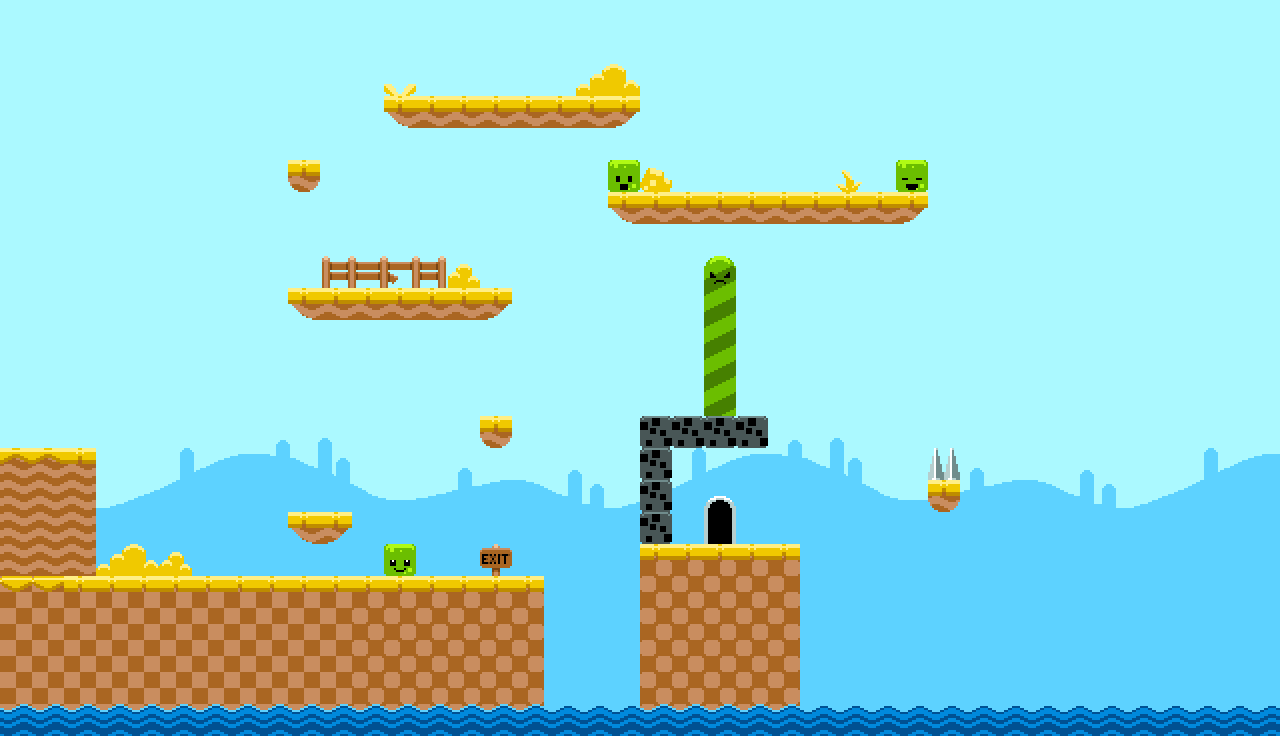

This game map was drawn from its Tiled (.tmx) file and the tilesets committed beside it. A one-line description and the trimmed map source follow:
An orthogonal 40x23 tile map with 32x32 px tiles, 4 tile layers (Background, Background2, Background3, Tile Layer 1) and 15 objects (4x box, 3x spike, 2x blob, 2x vert_platform, player_spawn, ...).

<map version="1.0" tiledversion="1.0.3" orientation="orthogonal" renderorder="right-down" width="40" height="23" tilewidth="32" tileheight="32" nextobjectid="30">
 <properties>
  <property name="water" type="bool" value="true" />
 </properties>
 <tileset firstgid="1" source="../tilesets/spritesheet.tsx" />
 <layer name="Background" width="40" height="23">
  <data>[920 cells, 876 non-empty, 128 distinct tile ids]</data>
 </layer>
 <layer name="Background2" width="40" height="23">
  <data>[920 cells, 189 non-empty, 21 distinct tile ids]</data>
 </layer>
 <layer name="Background3" width="40" height="23">
  <data>[920 cells, 22 non-empty, 1 distinct tile ids]</data>
 </layer>
 <layer name="Tile Layer 1" width="40" height="23">
  <properties>
   <property name="collidable" type="bool" value="true" />
  </properties>
  <data>[920 cells, 73 non-empty, 10 distinct tile ids]</data>
 </layer>
 <objectgroup name="Objects">
  <object id="1" name="blob" x="128" y="512" width="32" height="32" />
  <object id="3" name="player_spawn" x="0" y="384" width="32" height="32" />
  <object id="4" name="box" x="352" y="224" width="32" height="32" />
  <object id="6" name="spike" x="317" y="714.667" width="487" height="21.3333" />
  <object id="7" name="spike" x="804" y="715.333" width="480" height="22.6667" />
  <object id="9" name="vertical_platform" x="576" y="544" width="64" height="32" />
  <object id="10" name="box" x="288" y="448" width="32" height="32" />
  <object id="13" name="blob" x="832" y="128" width="32" height="32" />
  <object id="14" name="blocker" x="768" y="416" width="32" height="128" />
  <object id="15" name="vert_platform" x="576" y="352" width="64" height="32" />
  <object id="22" name="box" x="608" y="32" width="32" height="32" />
  <object id="24" name="box" x="640" y="96" width="32" height="32" />
  <object id="27" name="vert_platform" x="192" y="256" width="64" height="32" />
  <object id="28" name="spike" x="929.333" y="448" width="26.6667" height="29.3333" />
  <object id="29" name="level_end" x="704" y="512" width="32" height="32" />
 </objectgroup>
</map>